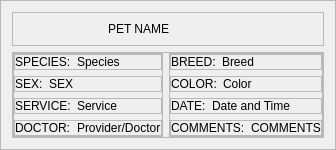
                  <widget class="QFrame" name="reviewPet">
                   <property name="sizePolicy">
                    <sizepolicy hsizetype="Expanding" vsizetype="Preferred">
                     <horstretch>0</horstretch>
                     <verstretch>0</verstretch>
                    </sizepolicy>
                   </property>
                   <property name="styleSheet">
                    <string notr="true">#reviewPet{
	border-radius:10px;
	background-color:rgb(244, 244, 244);
}</string>
                   </property>
                   <property name="frameShape">
                    <enum>QFrame::StyledPanel</enum>
                   </property>
                   <property name="frameShadow">
                    <enum>QFrame::Raised</enum>
                   </property>
                   <layout class="QVBoxLayout" name="verticalLayout_47">
                    <item>
                     <widget class="QFrame" name="frame_37">
                      <property name="frameShape">
                       <enum>QFrame::StyledPanel</enum>
                      </property>
                      <property name="frameShadow">
                       <enum>QFrame::Raised</enum>
                      </property>
                      <layout class="QHBoxLayout" name="horizontalLayout_54">
                       <item>
                        <widget class="QLabel" name="label_29">
                         <property name="maximumSize">
                          <size>
                           <width>80</width>
                           <height>80</height>
                          </size>
                         </property>
                         <property name="text">
                          <string/>
                         </property>
                         <property name="pixmap">
                          <pixmap resource="resource.qrc">:/Icons/Icons/catIcon.png</pixmap>
                         </property>
                         <property name="scaledContents">
                          <bool>true</bool>
                         </property>
                        </widget>
                       </item>
                       <item>
                        <widget class="QLabel" name="reviewPetName">
                         <property name="styleSheet">
                          <string notr="true">font: 87 14pt &quot;Montserrat Black&quot;;
color:rgb(0, 0, 0);</string>
                         </property>
                         <property name="text">
                          <string>PET NAME</string>
                         </property>
                        </widget>
                       </item>
                      </layout>
                     </widget>
                    </item>
                    <item>
                     <widget class="QFrame" name="frame_26">
                      <property name="sizePolicy">
                       <sizepolicy hsizetype="Preferred" vsizetype="Expanding">
                        <horstretch>0</horstretch>
                        <verstretch>0</verstretch>
                       </sizepolicy>
                      </property>
                      <property name="styleSheet">
                       <string notr="true">font: 57 13pt &quot;Montserrat Medium&quot;;
color:rgb(0, 0, 0);</string>
                      </property>
                      <property name="frameShape">
                       <enum>QFrame::StyledPanel</enum>
                      </property>
                      <property name="frameShadow">
                       <enum>QFrame::Raised</enum>
                      </property>
                      <layout class="QHBoxLayout" name="horizontalLayout_70">
                       <property name="leftMargin">
                        <number>0</number>
                       </property>
                       <property name="topMargin">
                        <number>0</number>
                       </property>
                       <property name="rightMargin">
                        <number>0</number>
                       </property>
                       <property name="bottomMargin">
                        <number>0</number>
                       </property>
                       <item>
                        <widget class="QFrame" name="frame_42">
                         <property name="frameShape">
                          <enum>QFrame::StyledPanel</enum>
                         </property>
                         <property name="frameShadow">
                          <enum>QFrame::Raised</enum>
                         </property>
                         <layout class="QVBoxLayout" name="verticalLayout_62">
                          <property name="leftMargin">
                           <number>0</number>
                          </property>
                          <property name="topMargin">
                           <number>0</number>
                          </property>
                          <property name="rightMargin">
                           <number>0</number>
                          </property>
                          <property name="bottomMargin">
                           <number>0</number>
                          </property>
                          <item>
                           <widget class="QFrame" name="frame_43">
                            <property name="frameShape">
                             <enum>QFrame::StyledPanel</enum>
                            </property>
                            <property name="frameShadow">
                             <enum>QFrame::Raised</enum>
                            </property>
                            <layout class="QHBoxLayout" name="horizontalLayout_68">
                             <property name="leftMargin">
                              <number>0</number>
                             </property>
                             <property name="topMargin">
                              <number>0</number>
                             </property>
                             <property name="rightMargin">
                              <number>0</number>
                             </property>
                             <property name="bottomMargin">
                              <number>0</number>
                             </property>
                             <item>
                              <widget class="QLabel" name="label_21">
                               <property name="sizePolicy">
                                <sizepolicy hsizetype="Fixed" vsizetype="Preferred">
                                 <horstretch>0</horstretch>
                                 <verstretch>0</verstretch>
                                </sizepolicy>
                               </property>
                               <property name="styleSheet">
                                <string notr="true">font: 87 13pt &quot;Montserrat Black&quot;;
color:rgb(0, 0, 0);</string>
                               </property>
                               <property name="text">
                                <string>SPECIES:</string>
                               </property>
                              </widget>
                             </item>
                             <item>
                              <widget class="QLabel" name="reviewSpecies">
                               <property name="styleSheet">
                                <string notr="true"/>
                               </property>
                               <property name="text">
                                <string>Species</string>
                               </property>
                              </widget>
                             </item>
                            </layout>
                           </widget>
                          </item>
                          <item>
                           <widget class="QFrame" name="frame_44">
                            <property name="frameShape">
                             <enum>QFrame::StyledPanel</enum>
                            </property>
                            <property name="frameShadow">
                             <enum>QFrame::Raised</enum>
                            </property>
                            <layout class="QHBoxLayout" name="horizontalLayout_69">
                             <property name="leftMargin">
                              <number>0</number>
                             </property>
                             <property name="topMargin">
                              <number>0</number>
                             </property>
                             <property name="bottomMargin">
                              <number>0</number>
                             </property>
                             <item>
                              <widget class="QLabel" name="label_28">
                               <property name="sizePolicy">
                                <sizepolicy hsizetype="Fixed" vsizetype="Preferred">
                                 <horstretch>0</horstretch>
                                 <verstretch>0</verstretch>
                                </sizepolicy>
                               </property>
                               <property name="styleSheet">
                                <string notr="true">font: 87 13pt &quot;Montserrat Black&quot;;
color:rgb(0, 0, 0);</string>
                               </property>
                               <property name="text">
                                <string>SEX:</string>
                               </property>
                              </widget>
                             </item>
                             <item>
                              <widget class="QLabel" name="reviewSex">
                               <property name="text">
                                <string>SEX</string>
                               </property>
                              </widget>
                             </item>
                            </layout>
                           </widget>
                          </item>
                          <item>
                           <widget class="QFrame" name="frame_45">
                            <property name="frameShape">
                             <enum>QFrame::StyledPanel</enum>
                            </property>
                            <property name="frameShadow">
                             <enum>QFrame::Raised</enum>
                            </property>
                            <layout class="QHBoxLayout" name="horizontalLayout_67">
                             <property name="leftMargin">
                              <number>0</number>
                             </property>
                             <property name="topMargin">
                              <number>0</number>
                             </property>
                             <property name="rightMargin">
                              <number>0</number>
                             </property>
                             <property name="bottomMargin">
                              <number>0</number>
                             </property>
                             <item>
                              <widget class="QLabel" name="label_25">
                               <property name="sizePolicy">
                                <sizepolicy hsizetype="Fixed" vsizetype="Preferred">
                                 <horstretch>0</horstretch>
                                 <verstretch>0</verstretch>
                                </sizepolicy>
                               </property>
                               <property name="styleSheet">
                                <string notr="true">font: 87 13pt &quot;Montserrat Black&quot;;
color:rgb(0, 0, 0);</string>
                               </property>
                               <property name="text">
                                <string>SERVICE:</string>
                               </property>
                              </widget>
                             </item>
                             <item>
                              <widget class="QLabel" name="reviewService">
                               <property name="styleSheet">
                                <string notr="true"/>
                               </property>
                               <property name="text">
                                <string>Service</string>
                               </property>
                              </widget>
                             </item>
                            </layout>
                           </widget>
                          </item>
                          <item>
                           <widget class="QFrame" name="frame_46">
                            <property name="frameShape">
                             <enum>QFrame::StyledPanel</enum>
                            </property>
                            <property name="frameShadow">
                             <enum>QFrame::Raised</enum>
                            </property>
                            <layout class="QHBoxLayout" name="horizontalLayout_59">
                             <property name="leftMargin">
                              <number>0</number>
                             </property>
                             <property name="topMargin">
                              <number>0</number>
                             </property>
                             <property name="rightMargin">
                              <number>0</number>
                             </property>
                             <property name="bottomMargin">
                              <number>0</number>
                             </property>
                             <item>
                              <widget class="QLabel" name="label_23">
                               <property name="sizePolicy">
                                <sizepolicy hsizetype="Fixed" vsizetype="Preferred">
                                 <horstretch>0</horstretch>
                                 <verstretch>0</verstretch>
                                </sizepolicy>
                               </property>
                               <property name="styleSheet">
                                <string notr="true">font: 87 13pt &quot;Montserrat Black&quot;;
color:rgb(0, 0, 0);</string>
                               </property>
                               <property name="text">
                                <string>DOCTOR:</string>
                               </property>
                              </widget>
                             </item>
                             <item>
                              <widget class="QLabel" name="reviewDoctor">
                               <property name="styleSheet">
                                <string notr="true"/>
                               </property>
                               <property name="text">
                                <string>Provider/Doctor</string>
                               </property>
                              </widget>
                             </item>
                            </layout>
                           </widget>
                          </item>
                         </layout>
                        </widget>
                       </item>
                       <item>
                        <widget class="QFrame" name="frame_47">
                         <property name="frameShape">
                          <enum>QFrame::StyledPanel</enum>
                         </property>
                         <property name="frameShadow">
                          <enum>QFrame::Raised</enum>
                         </property>
                         <layout class="QVBoxLayout" name="verticalLayout_64">
                          <property name="leftMargin">
                           <number>0</number>
                          </property>
                          <property name="topMargin">
                           <number>0</number>
                          </property>
                          <property name="rightMargin">
                           <number>0</number>
                          </property>
                          <property name="bottomMargin">
                           <number>0</number>
                          </property>
                          <item>
                           <widget class="QFrame" name="frame_25">
                            <property name="frameShape">
                             <enum>QFrame::StyledPanel</enum>
                            </property>
                            <property name="frameShadow">
                             <enum>QFrame::Raised</enum>
                            </property>
                            <layout class="QHBoxLayout" name="horizontalLayout_34">
                             <property name="leftMargin">
                              <number>0</number>
                             </property>
                             <property name="topMargin">
                              <number>0</number>
                             </property>
                             <property name="rightMargin">
                              <number>0</number>
                             </property>
                             <property name="bottomMargin">
                              <number>0</number>
                             </property>
                             <item>
                              <widget class="QLabel" name="label_22">
                               <property name="sizePolicy">
                                <sizepolicy hsizetype="Fixed" vsizetype="Preferred">
                                 <horstretch>0</horstretch>
                                 <verstretch>0</verstretch>
                                </sizepolicy>
                               </property>
                               <property name="styleSheet">
                                <string notr="true">font: 87 13pt &quot;Montserrat Black&quot;;
color:rgb(0, 0, 0);</string>
                               </property>
                               <property name="text">
                                <string>BREED:</string>
                               </property>
                              </widget>
                             </item>
                             <item>
                              <widget class="QLabel" name="reviewBreed">
                               <property name="styleSheet">
                                <string notr="true"/>
                               </property>
                               <property name="text">
                                <string>Breed</string>
                               </property>
                              </widget>
                             </item>
                            </layout>
                           </widget>
                          </item>
                          <item>
                           <widget class="QFrame" name="frame_27">
                            <property name="frameShape">
                             <enum>QFrame::StyledPanel</enum>
                            </property>
                            <property name="frameShadow">
                             <enum>QFrame::Raised</enum>
                            </property>
                            <layout class="QHBoxLayout" name="horizontalLayout_37">
                             <property name="leftMargin">
                              <number>0</number>
                             </property>
                             <property name="topMargin">
                              <number>0</number>
                             </property>
                             <property name="rightMargin">
                              <number>0</number>
                             </property>
                             <property name="bottomMargin">
                              <number>0</number>
                             </property>
                             <item>
                              <widget class="QLabel" name="label_24">
                               <property name="sizePolicy">
                                <sizepolicy hsizetype="Fixed" vsizetype="Preferred">
                                 <horstretch>0</horstretch>
                                 <verstretch>0</verstretch>
                                </sizepolicy>
                               </property>
                               <property name="styleSheet">
                                <string notr="true">font: 87 13pt &quot;Montserrat Black&quot;;
color:rgb(0, 0, 0);</string>
                               </property>
                               <property name="text">
                                <string>COLOR:</string>
                               </property>
                              </widget>
                             </item>
                             <item>
                              <widget class="QLabel" name="reviewColor">
                               <property name="styleSheet">
                                <string notr="true"/>
                               </property>
                               <property name="text">
                                <string>Color</string>
                               </property>
                              </widget>
                             </item>
                            </layout>
                           </widget>
                          </item>
                          <item>
                           <widget class="QFrame" name="frame_29">
                            <property name="frameShape">
                             <enum>QFrame::StyledPanel</enum>
                            </property>
                            <property name="frameShadow">
                             <enum>QFrame::Raised</enum>
                            </property>
                            <layout class="QHBoxLayout" name="horizontalLayout_39">
                             <property name="leftMargin">
                              <number>0</number>
                             </property>
                             <property name="topMargin">
                              <number>0</number>
                             </property>
                             <property name="rightMargin">
                              <number>0</number>
                             </property>
                             <property name="bottomMargin">
                              <number>0</number>
                             </property>
                             <item>
                              <widget class="QLabel" name="label_26">
                               <property name="sizePolicy">
                                <sizepolicy hsizetype="Fixed" vsizetype="Preferred">
                                 <horstretch>0</horstretch>
                                 <verstretch>0</verstretch>
                                </sizepolicy>
                               </property>
                               <property name="styleSheet">
                                <string notr="true">font: 87 13pt &quot;Montserrat Black&quot;;
color:rgb(0, 0, 0);</string>
                               </property>
                               <property name="text">
                                <string>DATE:</string>
                               </property>
                              </widget>
                             </item>
                             <item>
                              <widget class="QLabel" name="reviewDateTime">
                               <property name="styleSheet">
                                <string notr="true"/>
                               </property>
                               <property name="text">
                                <string>Date and Time</string>
                               </property>
                              </widget>
                             </item>
                            </layout>
                           </widget>
                          </item>
                          <item>
                           <widget class="QFrame" name="frame_28">
                            <property name="frameShape">
                             <enum>QFrame::StyledPanel</enum>
                            </property>
                            <property name="frameShadow">
                             <enum>QFrame::Raised</enum>
                            </property>
                            <layout class="QHBoxLayout" name="horizontalLayout_38">
                             <property name="leftMargin">
                              <number>0</number>
                             </property>
                             <property name="topMargin">
                              <number>0</number>
                             </property>
                             <property name="rightMargin">
                              <number>0</number>
                             </property>
                             <property name="bottomMargin">
                              <number>0</number>
                             </property>
                             <item>
                              <widget class="QLabel" name="label_32">
                               <property name="sizePolicy">
                                <sizepolicy hsizetype="Fixed" vsizetype="Preferred">
                                 <horstretch>0</horstretch>
                                 <verstretch>0</verstretch>
                                </sizepolicy>
                               </property>
                               <property name="styleSheet">
                                <string notr="true">font: 87 13pt &quot;Montserrat Black&quot;;
color:rgb(0, 0, 0);</string>
                               </property>
                               <property name="text">
                                <string>COMMENTS:</string>
                               </property>
                              </widget>
                             </item>
                             <item>
                              <widget class="QLabel" name="reviewComments">
                               <property name="text">
                                <string>COMMENTS</string>
                               </property>
                              </widget>
                             </item>
                            </layout>
                           </widget>
                          </item>
                         </layout>
                        </widget>
                       </item>
                      </layout>
                     </widget>
                    </item>
                   </layout>
                  </widget>
